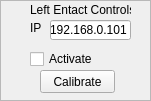
   <widget class="QFrame" name="frameHaptACtrl">
    <property name="geometry">
     <rect>
      <x>640</x>
      <y>390</y>
      <width>151</width>
      <height>101</height>
     </rect>
    </property>
    <property name="frameShape">
     <enum>QFrame::StyledPanel</enum>
    </property>
    <property name="frameShadow">
     <enum>QFrame::Raised</enum>
    </property>
    <widget class="QLabel" name="label_17">
     <property name="geometry">
      <rect>
       <x>30</x>
       <y>0</y>
       <width>101</width>
       <height>20</height>
      </rect>
     </property>
     <property name="text">
      <string>Left Entact Controls</string>
     </property>
    </widget>
    <widget class="QLabel" name="label_18">
     <property name="geometry">
      <rect>
       <x>30</x>
       <y>20</y>
       <width>16</width>
       <height>16</height>
      </rect>
     </property>
     <property name="text">
      <string>IP</string>
     </property>
    </widget>
    <widget class="QCheckBox" name="checkBoxActiveEntactA">
     <property name="geometry">
      <rect>
       <x>30</x>
       <y>50</y>
       <width>71</width>
       <height>18</height>
      </rect>
     </property>
     <property name="text">
      <string>Activate</string>
     </property>
    </widget>
    <widget class="QLineEdit" name="lineEditEntactAIP">
     <property name="geometry">
      <rect>
       <x>50</x>
       <y>20</y>
       <width>81</width>
       <height>20</height>
      </rect>
     </property>
     <property name="text">
      <string>192.168.0.101</string>
     </property>
    </widget>
    <widget class="QPushButton" name="pushButtonEntactACalibrate">
     <property name="geometry">
      <rect>
       <x>40</x>
       <y>70</y>
       <width>75</width>
       <height>23</height>
      </rect>
     </property>
     <property name="text">
      <string>Calibrate</string>
     </property>
    </widget>
   </widget>
